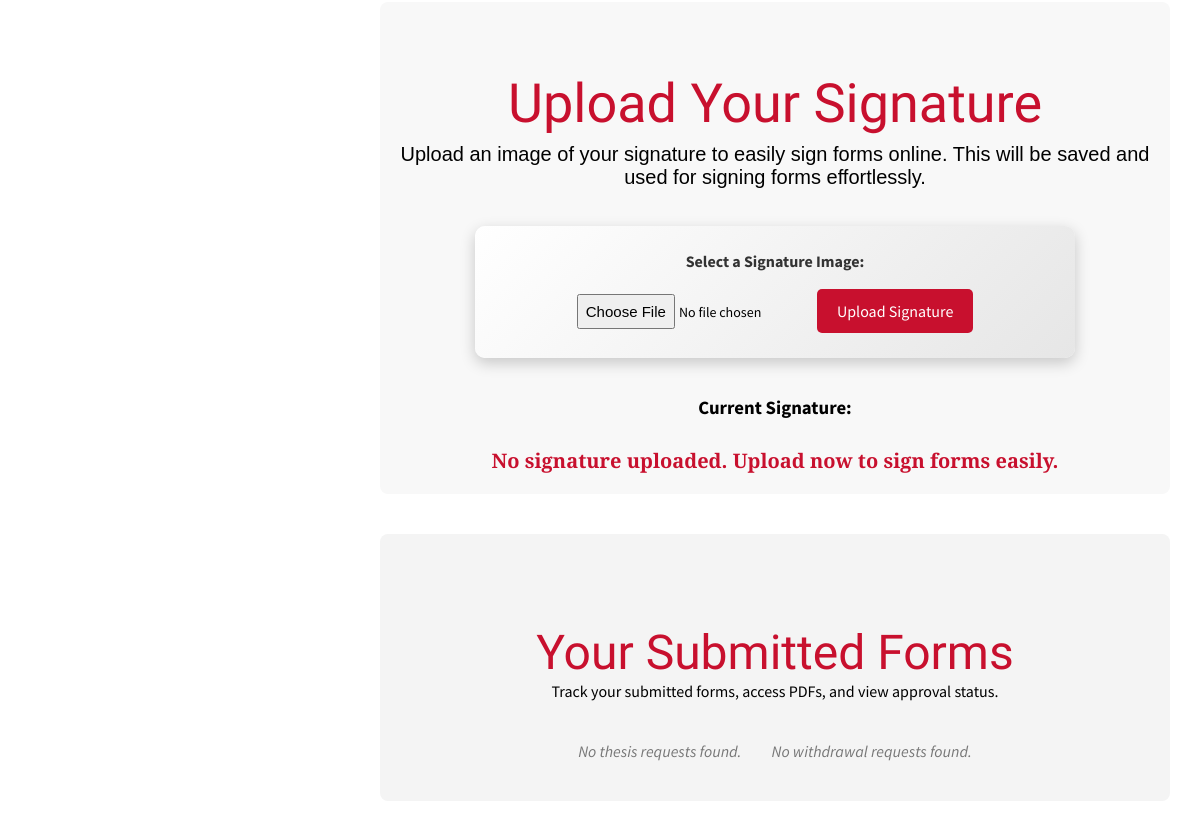
Page /upload-signature/ (signed in, lower part) on the earlier database version.
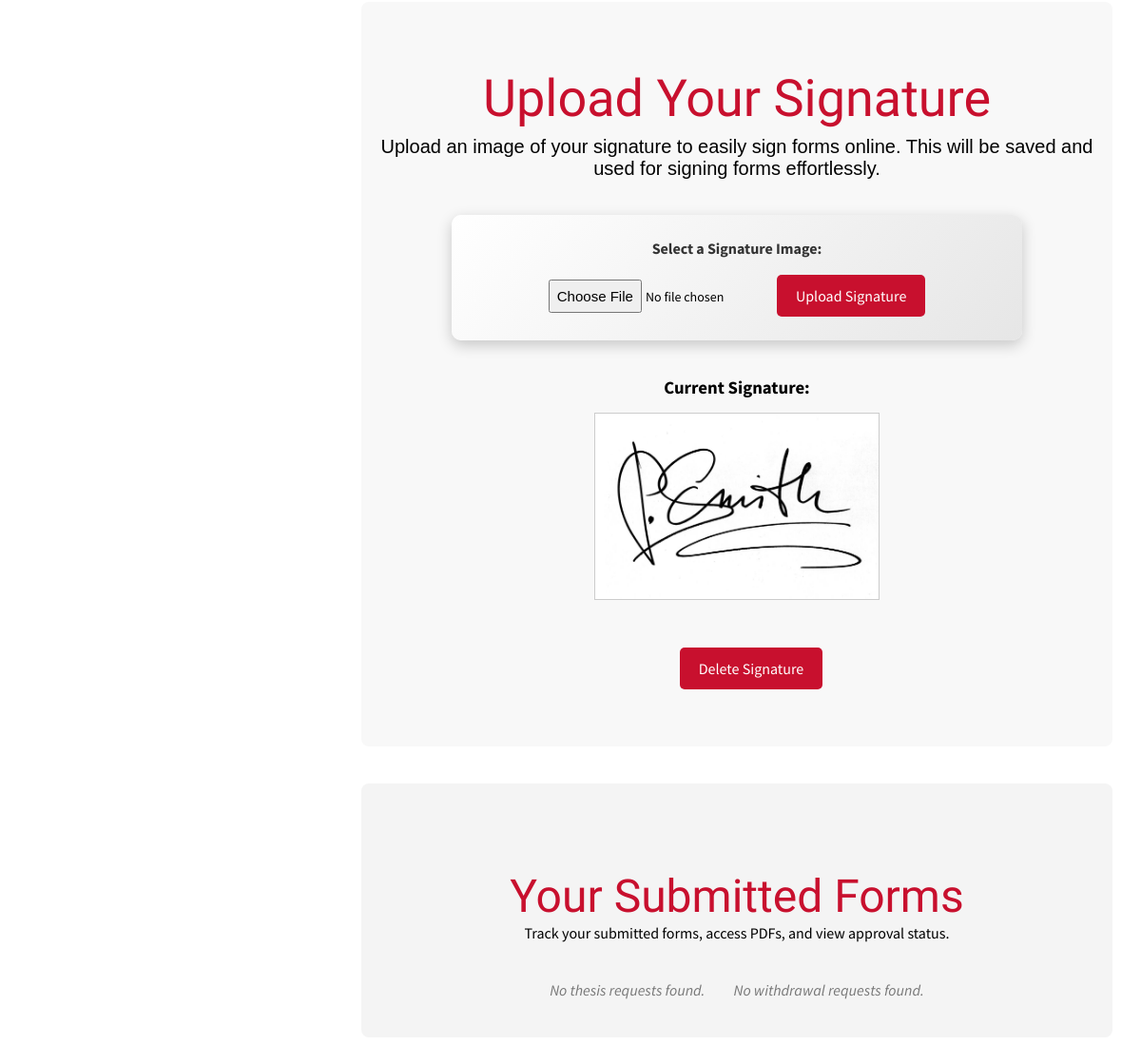
Same page on the later database version.
### usr_mgmt_app/models.py (models this page shows, shortened)
class UserProfile(AbstractUser):
    ROLE_CHOICES = [
        ('admin', 'Admin'),
        ('moderator', 'Moderator'),
        ('user', 'User'),
    ]
    role = models.CharField(max_length=10, choices=ROLE_CHOICES, default='user')
    is_active = models.BooleanField(default=True)
    created_at = models.DateTimeField(auto_now_add=True)
    updated_at = models.DateTimeField(auto_now=True)
    signature = models.ImageField(upload_to='signatures/', null=True, blank=True, validators=[validate_signature_file])
    groups = models.ManyToManyField(Group, related_name="userprofile_groups", blank=True)
    user_permissions = models.ManyToManyField(Permission, related_name="userprofile_permissions", blank=True)
    class Meta:
        permissions = [
            ("can_read", "Can read data"),
            ("can_edit", "Can edit data"),
            ("can_manage_users", "Can activate/deactivate and delete users"),
            ("can_approve", "Can approve requests"),  # Added new permission
        ]

### usr_mgmt_app/views.py (the view, shortened to what this page needs)
# urls.py: path("upload-signature/", upload_signature, name="upload_signature"),  #Signature Upload
@login_required
def upload_signature(request):
    return render(request, "approval_requests.html")

### templates/approval_requests.html (shortened to what the changed rows need)
{% load static %}
<!DOCTYPE html>
<html lang="en">
<head>
    <link rel="stylesheet" href="{% static 'css/dashboard.css' %}">
    <link rel="stylesheet" href="{% static 'css/approval.css' %}">
</head>
<body>
    <div class="main-content">
        <div class="signature-upload-section">
            <h2>Upload Your Signature</h2>
            <div class="signature-preview-container">
                <h3>Current Signature:</h3>
                {% if user.signature %}
                    <img id="signature-preview" src="{{ user.signature.url }}" alt="Uploaded Signature">
                    <form id="signature_delete" method="POST" action="{% url 'delete_signature' %}">
                        <button type="submit" class="delete-btn">Delete Signature</button>
                    </form>
                {% else %}
                    <p class="no-signature-message">No signature uploaded. Upload now to sign forms easily.</p>
                {% endif %}
            </div>
        </div>
<section class="form-tracking-section">
    <h2>Your Submitted Forms</h2>
</section>
    </div>
</body>
</html>

Differences in the rows shown:
now on this page (row edited): UserProfile: signature (picture)
Other differences:
text no longer shown: "No signature uploaded. Upload now to sign forms easily."
text now shown: "Delete Signature"
